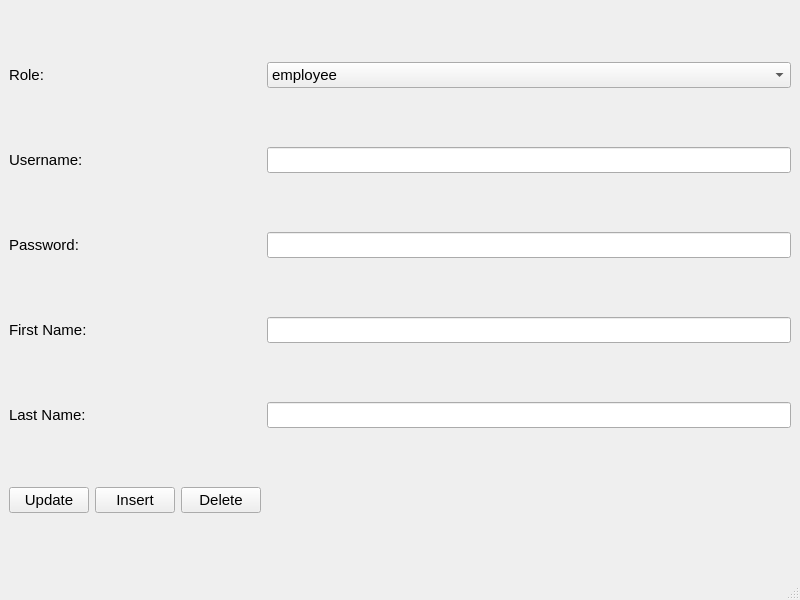
<?xml version="1.0" encoding="UTF-8"?>
<ui version="4.0">
 <class>DBWindow</class>
 <widget class="QMainWindow" name="DBWindow">
  <property name="enabled">
   <bool>true</bool>
  </property>
  <property name="geometry">
   <rect>
    <x>0</x>
    <y>0</y>
    <width>800</width>
    <height>600</height>
   </rect>
  </property>
  <property name="font">
   <font>
    <pointsize>11</pointsize>
   </font>
  </property>
  <property name="windowTitle">
   <string>DBWindow</string>
  </property>
  <widget class="QWidget" name="centralwidget">
   <layout class="QGridLayout" name="gridLayout">
    <item row="0" column="0">
     <widget class="QLabel" name="roleLabel">
      <property name="text">
       <string>Role:</string>
      </property>
     </widget>
    </item>
    <item row="0" column="3">
     <widget class="QComboBox" name="role">
      <property name="toolTipDuration">
       <number>6</number>
      </property>
      <property name="currentIndex">
       <number>0</number>
      </property>
      <property name="minimumContentsLength">
       <number>0</number>
      </property>
      <property name="employee" stdset="0">
       <number>0</number>
      </property>
      <property name="manager" stdset="0">
       <number>0</number>
      </property>
      <item>
       <property name="text">
        <string>employee</string>
       </property>
      </item>
      <item>
       <property name="text">
        <string>manager</string>
       </property>
      </item>
     </widget>
    </item>
    <item row="2" column="3">
     <widget class="QLineEdit" name="password">
      <property name="echoMode">
       <enum>QLineEdit::Password</enum>
      </property>
      <property name="dragEnabled">
       <bool>false</bool>
      </property>
     </widget>
    </item>
    <item row="2" column="0">
     <widget class="QLabel" name="passwordLabel">
      <property name="text">
       <string>Password:</string>
      </property>
     </widget>
    </item>
    <item row="4" column="3">
     <widget class="QLineEdit" name="lastName"/>
    </item>
    <item row="5" column="0">
     <widget class="QPushButton" name="updateButton">
      <property name="text">
       <string>Update</string>
      </property>
     </widget>
    </item>
    <item row="1" column="0">
     <widget class="QLabel" name="usernameLabel">
      <property name="text">
       <string>Username:</string>
      </property>
     </widget>
    </item>
    <item row="3" column="0">
     <widget class="QLabel" name="firstNameLabel">
      <property name="text">
       <string>First Name:</string>
      </property>
     </widget>
    </item>
    <item row="5" column="1">
     <widget class="QPushButton" name="insertButton">
      <property name="text">
       <string>Insert</string>
      </property>
     </widget>
    </item>
    <item row="4" column="0">
     <widget class="QLabel" name="lastNameLabel">
      <property name="text">
       <string>Last Name:</string>
      </property>
     </widget>
    </item>
    <item row="1" column="3">
     <widget class="QLineEdit" name="username"/>
    </item>
    <item row="5" column="2">
     <widget class="QPushButton" name="deleteButton">
      <property name="text">
       <string>Delete</string>
      </property>
     </widget>
    </item>
    <item row="3" column="3">
     <widget class="QLineEdit" name="firstName"/>
    </item>
   </layout>
  </widget>
  <widget class="QMenuBar" name="menubar">
   <property name="geometry">
    <rect>
     <x>0</x>
     <y>0</y>
     <width>800</width>
     <height>22</height>
    </rect>
   </property>
  </widget>
  <widget class="QStatusBar" name="statusbar"/>
 </widget>
 <tabstops>
  <tabstop>role</tabstop>
  <tabstop>username</tabstop>
  <tabstop>password</tabstop>
  <tabstop>firstName</tabstop>
  <tabstop>lastName</tabstop>
  <tabstop>updateButton</tabstop>
  <tabstop>insertButton</tabstop>
  <tabstop>deleteButton</tabstop>
 </tabstops>
 <resources/>
 <connections/>
</ui>
